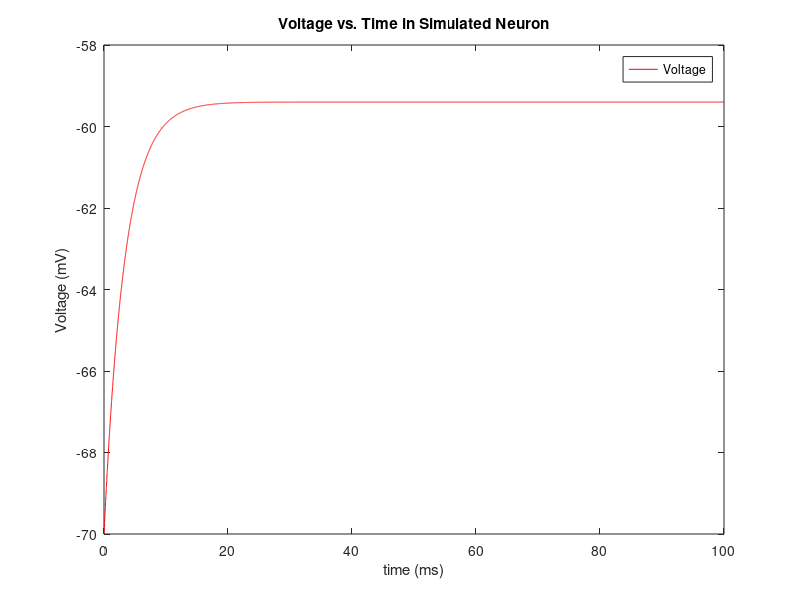
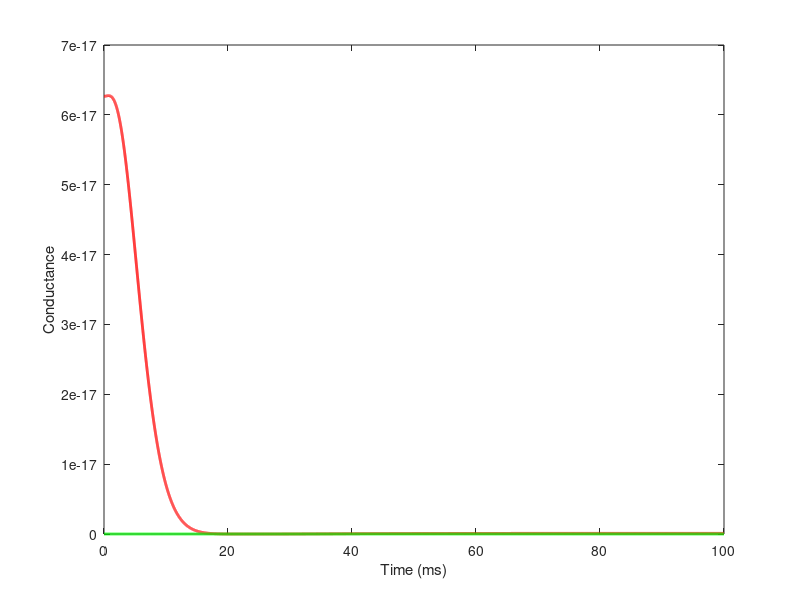

Here is the MATLAB script that generated these plots, in order:
%%%% ECE 4784 Phase 1
% Daniel Russell

%% Simulation Parameters

% Constants
simTime = 100;% sim run time
hstep = .01; %step size for Eulers method
t = 0:hstep:simTime;
%I(1:numel(t)) = 0;
tau = length(t);

I = zeros(tau);
gK = 36; %max conductance of potassium
gNa = 120; %max conductance of sodium
gL = .3; %max conductance of leakage
EK = -12; %Reversal potential of potassium
ENa = 115; % reversal potential of sodium
EL = 10.6; % reversal potential of leakage current

C=1; % cap in microFarads

Vrest = -70;

%% Gating Variables
% initial states
V = 0;
am = .1*((25-V)/(exp(25-V/10)-1));
Bm = 4*exp(-V/18);
an = .01*((10-V)/(exp(10-V/10)-1));
Bn = .125*exp(-V/80);
ah = .07*exp(-V/20);
Bh = (1/(exp(30-V/10)+1));

% this lets us calculate inital values for m,n, and h

m(1) = am/(am+Bm);
n(1) = an/(an+Bn);
h(1) = ah/(ah+Bh);


%% Currents

%INa = m.^3.*gNa.*h.*(V-ENa);
%IK = n.^4*gK*(V-EK);
%IL = gL*(V-EL);

%Iion = I-IK-INa-IL; %total current

for i=1:tau-1
%% gated variable at each time steps
am(i) = .1*((25-V(i))/(exp(25-V(i)/10)-1));
Bm(i) = 4*exp(-V(i)/18);
an(i) = .01*((10-V(i))/(exp(10-V(i)/10)-1));
Bn(i) = .125*exp(-V(i)/80);
ah(i) = .07*exp(-V(i)/20);
Bh(i) = (1/(exp(30-V(i)/10)+1));    

I(i) = 0;
%% Currents at each time step
INa = (m(i)^3)*gNa*h(i)*(V(i)-ENa);
IK = (n(i)^4)*gK*(V(i)-EK);
IL = gL*(V(i)-EL);
Iion = I(i) - IK-INa-IL;
%% Calculate derivatives using Euler's    
V(i+1) = V(i) + hstep*Iion/C;
n(i+1) = n(i) + hstep*((an(i) *(1-m(i)) - Bn(i)*n(i)));
m(i+1) = m(i) + hstep*((am(i) *(1-m(i)) - Bm(i)*m(i)));
h(i+1) = h(i) + hstep*((ah(i) * (1-h(i)) -Bh(i)*h(i)));

end
V = V+Vrest;
%% plot
plot(t,V, 'color' ,'r');
hold on
legend({'Voltage'});

ylabel('Voltage (mV)')
xlabel('time (ms)')
title('Voltage vs. Time in Simulated Neuron')

figure
p1 = plot(t,gK.*n.^4,'color','r' , 'linewidth' ,2);
hold on
p2 = plot(t,gNa*(m.^3).*h,'color','g','linewidth' ,2);
%legend([p1,p2], 'Conductance for K', 'Conductance for Na')
ylabel('Conductance')
xlabel('Time (ms)')









